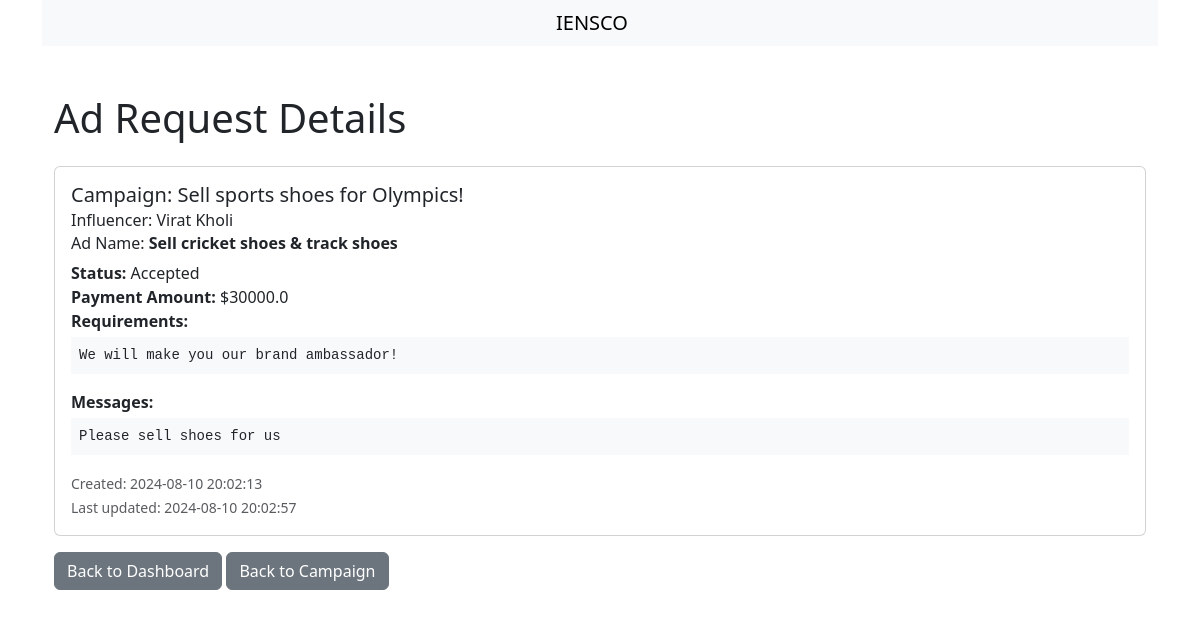
/view_ad_request/1 (signed in), run on the app's committed database.
### models.py (models this page shows)
class Campaign(db.Model):
    id = db.Column(db.Integer, primary_key=True)
    sponsor_id = db.Column(db.Integer, db.ForeignKey("sponsor.id"), nullable=False)
    name = db.Column(db.String(150), nullable=False)
    description = db.Column(db.Text)
    start_date = db.Column(db.Date, nullable=False)
    end_date = db.Column(db.Date, nullable=False)
    budget = db.Column(db.Float, nullable=False)
    visibility = db.Column(db.String(25))  # 'public' or 'private'
    niche = db.Column(db.String(150))
    goals = db.Column(db.Text)
    is_flagged = db.Column(db.Boolean, default=False)
    status = db.Column(db.String(25), default="Active")
    sponsor = db.relationship("Sponsor", backref=db.backref("campaigns"))

class Influencer(db.Model):
    id = db.Column(db.Integer, primary_key=True)
    user_id = db.Column(
        db.Integer, db.ForeignKey("user.id"), unique=True, nullable=False
    )
    name = db.Column(db.String(125), nullable=False)
    category = db.Column(db.String(125))
    niche = db.Column(db.String(125))
    reach = db.Column(db.Integer, default=0)
    earning = db.Column(db.Float, default=0)
    user = db.relationship("User", backref=db.backref("influencer", uselist=False))

class AdRequest(db.Model):
    id = db.Column(db.Integer, primary_key=True)
    campaign_id = db.Column(db.Integer, db.ForeignKey("campaign.id"), nullable=False)
    influencer_id = db.Column(db.Integer, db.ForeignKey("influencer.id"))
    ad_name = db.Column(db.String(125), nullable=False)
    messages = db.Column(db.Text)
    requirements = db.Column(db.Text)
    payment_amount = db.Column(db.Float)
    status = db.Column(
        db.String(25), nullable=False
    )  # [ 'Pending', 'Accepted', 'Rejected' ]
    created_at = db.Column(db.DateTime, default=datetime.utcnow)
    updated_at = db.Column(
        db.DateTime, default=datetime.utcnow, onupdate=datetime.utcnow
    )
    campaign = db.relationship("Campaign", backref=db.backref("ad_requests"))
    influencer = db.relationship("Influencer", backref=db.backref("ad_requests"))

### app.py (the view)
@app.route("/view_ad_request/<int:id>", methods=["POST", "GET"])
def view_ad_request(id):
    if session.get("role") not in ["influencer", "admin"]:
        flash("You must be logged in as an influencer or admin for access.", "info")
        return redirect(url_for("home"))
    ad_request = AdRequest.query.get_or_404(id)
    return render_template(
        "views/view_ad_request.html", ad_request=ad_request, user_role=session.get("role")
    )

### templates/views/view_ad_request.html (shortened to what this page needs)
{% extends "base.html" %}
{% block content %}
<div class="container mt-5">
    <h1 class="mb-4">Ad Request Details</h1>
    <div class="card">
        <div class="card-body">
            <h5 class="card-title">Campaign: {{ ad_request.campaign.name }}</h5>
            <h6 class="card-subtitle mb-2">Influencer: {{ ad_request.influencer.name }}</h6>
            <h6 class="card-subtitle mb-2">Ad Name: <strong>{{ ad_request.ad_name }}</strong></h6>
            <p class="card-text mb-0"><strong>Status:</strong> {{ ad_request.status }}</p>
            <p class="card-text mb-0"><strong>Payment Amount:</strong> ${{ ad_request.payment_amount }}</p>
            <p class="card-text mb-1"><strong>Requirements:</strong></p>
            <pre class="bg-light p-2">{{ ad_request.requirements }}</pre>
            <p class="card-text mb-1"><strong>Messages:</strong></p>
            <pre class="bg-light p-2">{{ ad_request.messages }}</pre>
            <p class="card-text mb-0"><small class="text-muted">Created: {{ ad_request.created_at.strftime('%Y-%m-%d
                    %H:%M:%S') }}</small></p>
            <p class="card-text mt-0"><small class="text-muted">Last updated: {{ ad_request.updated_at.strftime('%Y-%m-%d
                    %H:%M:%S') }}</small></p>
        </div>
    </div>
    <div class="mt-3">
        {% if 'admin' in user_role %}
        <a href="{{ url_for('admin_dashboard') }}" class="btn btn-secondary">Back to Dashboard</a>
        <a href="{{ url_for('view_campaign', id = ad_request.campaign.id) }}" class="btn btn-secondary">Back to Campaign</a>
        {% else %}
        <a href="{{ url_for('influencer_dashboard') }}" class="btn btn-secondary">Back to Dashboard</a>
        {% endif %}
    </div>
</div>
{% endblock %}

### data on the page
Campaign: campaign.name "Sell sports shoes for Olympics!"
Influencer: influencer.name "Virat Kholi"
AdRequest: ad_name "Sell cricket shoes & track shoes", status "Accepted", payment_amount "30000.0", requirements "We will make you our brand ambassador!", messages "Please sell shoes for us", created_at "2024-08-10 20:02:13", updated_at "2024-08-10 20:02:57"
